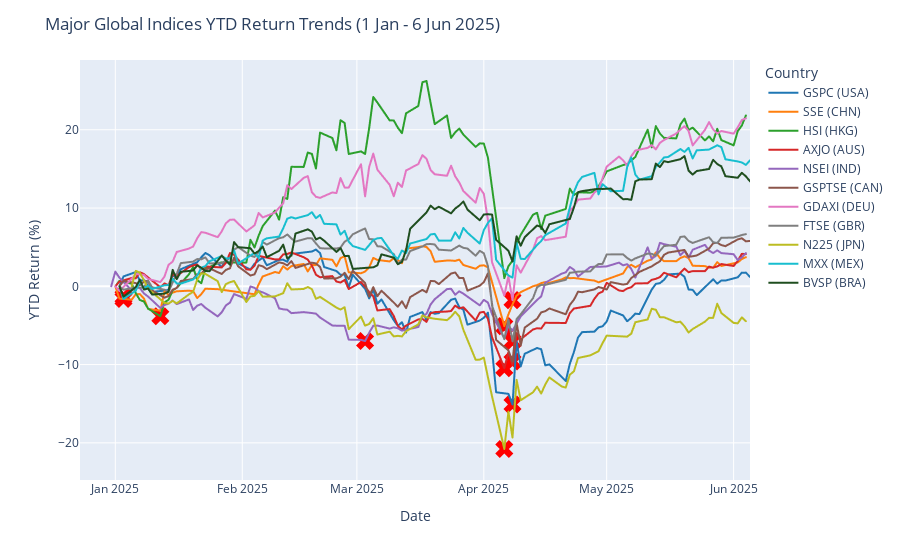

Write notebook code for a chart like this one.
### Code cell
ytd_trend_fig = px.line(
    ytd_copy, x='Date', y='YTD Return', color='Country',
    color_discrete_map=color_map_countries,
)

# Mark the lowest point of the year per ticker
min_points = ytd_copy.loc[ytd_copy.groupby('Ticker')['YTD Return'].idxmin()] # Find lowest YTD % for each ticker
for _, row in min_points.iterrows():
    ytd_trend_fig.add_trace(go.Scatter(
        x=[row['Date']],
        y=[row['YTD Return']],
        mode='markers',
        marker=dict(color='red', size=16, symbol='x'),
        textposition='bottom center',
        text=[f'{row["Country"]}'],
        legendgroup=row['Country'],      # Link to the same group
        showlegend=False,               # Don't show separate marker in legend
        hovertemplate='%{text}<br>Date: %{x}<br>YTD Return: %{y}<extra></extra>',
    ))

ytd_trend_fig.update_layout(
     title={
    'text': 'Major Global Indices YTD Return Trends (1 Jan - 6 Jun 2025)',
    # 'font': dict(size=26),
    # 'x': 0.5,
    },
    yaxis_title='YTD Return (%)')
ytd_trend_fig.show()
